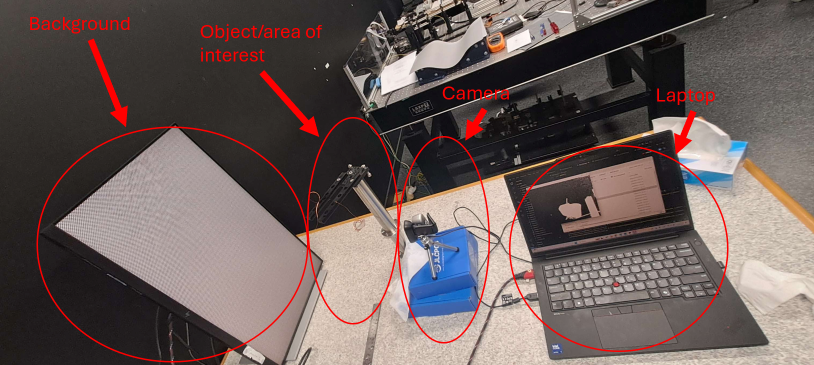
#> input picture img/setup.png, 1628 x 730 px, given in place of the camera (shown at 1/2 size)
$ python fcd_live.py   (older library calls are emulated)
#> lines starting #> are read from the running program, lines starting #| are printed output that depends on the picture; after the words box and inside, x2 and y2 are one past the last pixel; in counts of white or black regions, pixels touching at a corner belong together
### findorthcarrierpks.py
import numpy as np
import scipy.signal.windows as sigWin

from utils.kvec import kvec
from utils.findpeaks2 import findpeaks2

from check_isclose import save_array

def findorthcarrierpks(Iref, kmin, kmax, thresh = None, usehamming = False):
    """
    Args:
        Iref: 2D periodic reference pattern
        kmin, kmax: Search range to kmin < |k| <kmax
        thresh: Threshold value for peak detection as a  fraction of the maximum in the search range

    Return:
        kr, ku: locations of the two peaks in k-space that maximses the normalised cross product kr x ku/|ku| among the four strongest peaks detected within the range

    """
    Iref = Iref.astype(np.float64)
    rows, cols = Iref.shape

    Iref = Iref - np.mean(Iref)

    if ((usehamming) or (thresh is None)) :
        wr = sigWin.hamming(rows, False)
        wc = sigWin.hamming(cols, False)

        w2d = np.outer(wr, wc)

        f_h = np.abs(np.fft.fftshift(np.fft.fft2(Iref * w2d)))
    else:
        f_h = abs(np.fft.fftshift(np.fft.fft2(Iref)))

    kx = np.fft.fftshift(kvec(cols))
    ky = np.fft.fftshift(kvec(rows))
    kxgrid, kygrid = np.meshgrid(kx, ky)

    k2 = kxgrid **2 + kygrid **2

    f_h[(k2>kmax**2) | (k2<=kmin**2)] = 0

    if thresh is None:
        thresh = 0.5 * np.max(f_h.ravel())
    else:
        thresh = thresh * np.max(f_h.ravel())

    peakrows, peakcols, _ = findpeaks2(f_h, thresh, 4, True)

    if ((peakrows.size < 4) or (np.any(np.isnan(peakrows))) or (np.any(np.isnan(peakrows)))):
        raise ReferenceError("Could not detect carrier signal")

    f1_peakrows = np.floor(peakrows)
    f1_peakcols = np.floor(peakcols)

    alphar = peakrows - f1_peakrows
    alphac = peakcols - f1_peakcols
    kyPeaks = (1 - alphar) * ky[f1_peakrows.astype(np.int64)] + alphar * ky[f1_peakrows.astype(np.int64) + 1]
    kxPeaks = (1 - alphac) * kx[f1_peakcols.astype(np.int64)] + alphac * kx[f1_peakcols.astype(np.int64) + 1]

    peakAngles = np.arctan2(kyPeaks, kxPeaks)

    krInd = np.argmin(np.abs(peakAngles))
    kr = np.array([kxPeaks[krInd], kyPeaks[krInd]])

    kuInd = np.argmax((kr[0] * kyPeaks - kr[1] * kxPeaks / np.sqrt(kxPeaks **2 + kyPeaks **2)))
    ku = [kxPeaks[kuInd], kyPeaks[kuInd]]

    return kr, ku

### utils/kvec.py
import numpy as np
# [9 lines left out: function kvec, not called in this run]

### utils/findpeaks2.py
import numpy as np
import cv2

def findpeaks2(A: np.array, thresh, n, subpixel = True):
    rows, cols = A.shape

    A_masked = (A > thresh).astype(np.uint8)
    numObjects, labels, stats, centroids = cv2.connectedComponentsWithStats(A_masked, 8, cv2.CV_32S)

    vals = np.zeros((1, numObjects-1))
    inds = np.zeros((1, numObjects-1), dtype=np.int64)

    for i in range(1, numObjects):  # skip background (label 0)
        ids = np.flatnonzero(labels == i)
        regionalMaxId = np.argmax(A.flat[ids])
        vals[0, i-1] = A.flat[ids[regionalMaxId]]
        inds[0, i-1] = ids[regionalMaxId]

    # convert linear indices back to subscripts (r, c)
    r, c = np.unravel_index(inds, (rows, cols))

    # Remove border peaks
    borderpks = (r == 0) | (r == rows-1) | (c == 0) | (c == cols-1)
    r = r[~borderpks]
    c = c[~borderpks]
    vals = vals[~borderpks]
    inds = inds[~borderpks]

    # Sort peaks by height descending
    order = np.argsort(-vals, kind='stable')
    r = r[order]
    c = c[order]
    vals = vals[order]
    inds = inds[order]

    # Keep top n peaks
    if n < len(inds):
        r = r[:n]
        c = c[:n]
        vals = vals[:n]
        inds = inds[:n]

    # Subpixel Gaussian peak fitting
    if subpixel:

        lv = A.flat[inds - rows]   # left neighbor
        rv = A.flat[inds + rows]   # right neighbor
        tv = A.flat[inds - 1]      # top neighbor
        bv = A.flat[inds + 1]      # bottom neighbor

        def subpxpeak(ii, iiv, lv, rv):
            return ii - 0.5 * ((np.log(rv) - np.log(lv)) / (np.log(lv) + np.log(rv) - 2 * np.log(iiv)))

        c = subpxpeak(c, vals, lv, rv)
        r = subpxpeak(r, vals, tv, bv)

    return r, c, vals

### fcd_live.py
import numpy as np
import scipy.signal.windows as sigWin
import cv2
from datetime import datetime

from getcarrier import Carrier, getcarrier
from findorthcarrierpks import findorthcarrierpks
from check_isclose import save_array
from utils.kvec import kvec
from fcd_dispfield import fcd_dispfield

START_FRAME = 1
CAMERA_CALIBRATED = False
CAMERA_NUMBER = 2

TOP_CUT = 160
BOTTTOM_CUT = 0
LEFT_CUT = 500
RIGHT_CUT = 270

def crop_frame(frame):
    """Crop frame using global cut values."""
    h, w = frame.shape[:2]
    return frame[TOP_CUT:h-BOTTTOM_CUT, LEFT_CUT:w-RIGHT_CUT]

def load_camera_calibration(frame):
    try:
        camera_matrix = np.loadtxt('./CameraCalibrationData/Logi_camera/camera_matrix.npy')
        distortion_coeff = np.loadtxt('./CameraCalibrationData/Logi_camera/distortion_coeff.npy')
        h, w = frame.shape[:2]
        new_camera_matrix, roi = cv2.getOptimalNewCameraMatrix(camera_matrix, distortion_coeff, (w,h), 1, (w,h))
        mapx, mapy = cv2.initUndistortRectifyMap(camera_matrix, distortion_coeff, None, new_camera_matrix, (w,h), cv2.CV_16SC2)

    except:
        raise FileExistsError("Missing Camera Matrices and Distortion Files.")

    return camera_matrix, distortion_coeff, new_camera_matrix, roi

def analyse_Iref(Iref):
        # grayFrame = cv2.cvtColor(Iref_colour, cv2.COLOR_BGR2GRAY)
        # print(grayFrame)
        # Iref = grayFrame
        rows, cols = Iref.shape
        kr, ku = findorthcarrierpks(Iref, 4 * np.pi /np.min(Iref.shape), np.inf)
        krad = np.sqrt(np.sum((kr-ku)**2))/2
        fIref = np.fft.fft2(Iref)
        cr = getcarrier(fIref, kr, krad)
        cu = getcarrier(fIref, ku, krad)

        kxvec = np.fft.fftshift(kvec(cols))
        kyvec = np.fft.fftshift(kvec(rows))
        wr = sigWin.hann(rows, sym = False)
        wc = sigWin.hann(cols, sym = False)
        win2d = np.outer(wr, wc)

        fftIm = np.fft.fftshift(np.abs(np.fft.fft2((Iref-np.mean(Iref)) * win2d)))
        return cr, cu, kr

def main():
    frame_count = 0
    # cap = cv2.VideoCapture(2)
    cap = cv2.VideoCapture(CAMERA_NUMBER)
    cap.set(cv2.CAP_PROP_FRAME_WIDTH, 1920)
    cap.set(cv2.CAP_PROP_FRAME_HEIGHT, 1080)
    if not cap.isOpened():
        print("Cannot open camera")
        exit()

    while (frame_count <= START_FRAME):
        ret, frame = cap.read()
#> frame is the input picture: shape (730, 1628, 3); mean B, G, R 90, 92.4, 106
        if not ret:
            print("Can't receive frame (stream end?). Exiting ...")
            break
        frame_count += 1
        if frame_count == START_FRAME:
            if CAMERA_CALIBRATED:
                camera_matrix, distortion_coeff, new_camera_matrix, roi = load_camera_calibration(frame)
                frame = cv2.undistort(frame, camera_matrix, distortion_coeff, None, new_camera_matrix)  # Undistort the image.
                x,y,w,h = roi
                frame = frame[y:y+h, x:x+w]
            grayFrame = cv2.cvtColor(frame, cv2.COLOR_BGR2GRAY)
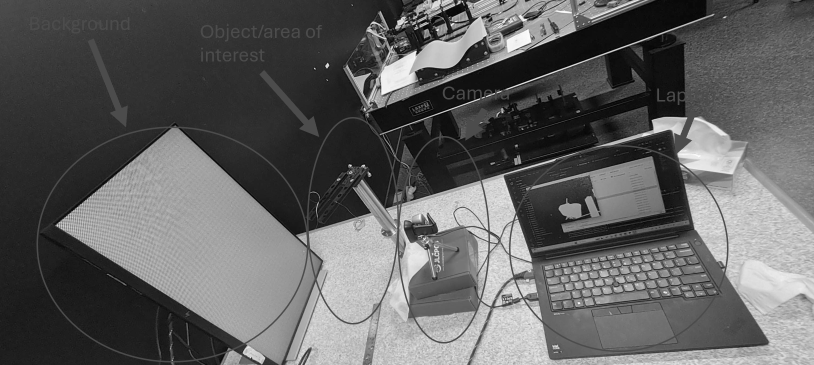
#> grayFrame: shape (730, 1628) (shown at 1/2 size); min 0, max 255, mean 96.2
            grayFrame = crop_frame(grayFrame)
#> in crop_frame, `return frame[TOP_CUT:h-BOTTTOM_CUT, LEFT_CUT:w-RIGHT_CUT]`:
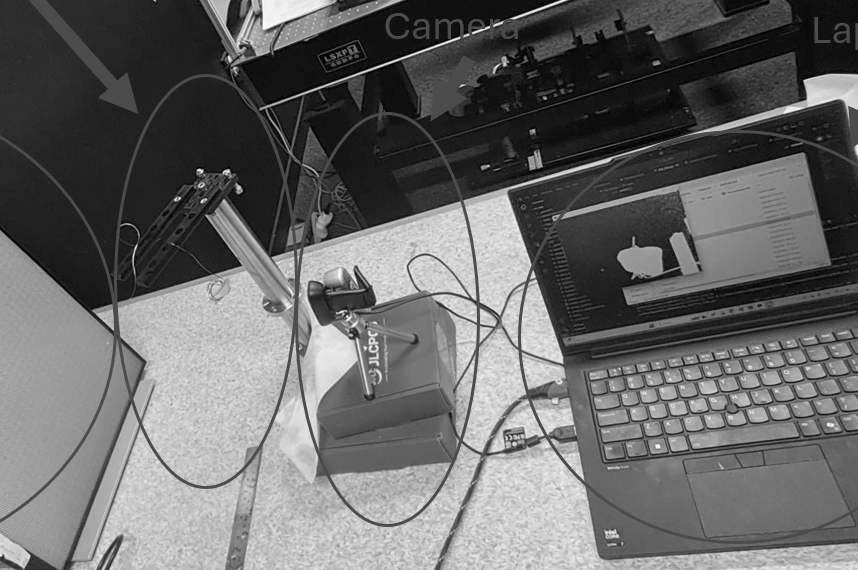
#> returned value: shape (570, 858); min 0, max 254, mean 104
            cr, cu, kr = analyse_Iref(grayFrame)
#> in findorthcarrierpks, `f_h[(k2>kmax**2) | (k2<=kmin**2)] = 0`: f_h: shape (570, 858) float64; min 0, max 2310055, mean 4310.5
#> in findorthcarrierpks, `thresh = 0.5 * np.max(f_h.ravel())`: thresh = 1155027.5
#> in findpeaks2, `A_masked = (A > thresh).astype(np.uint8)`:
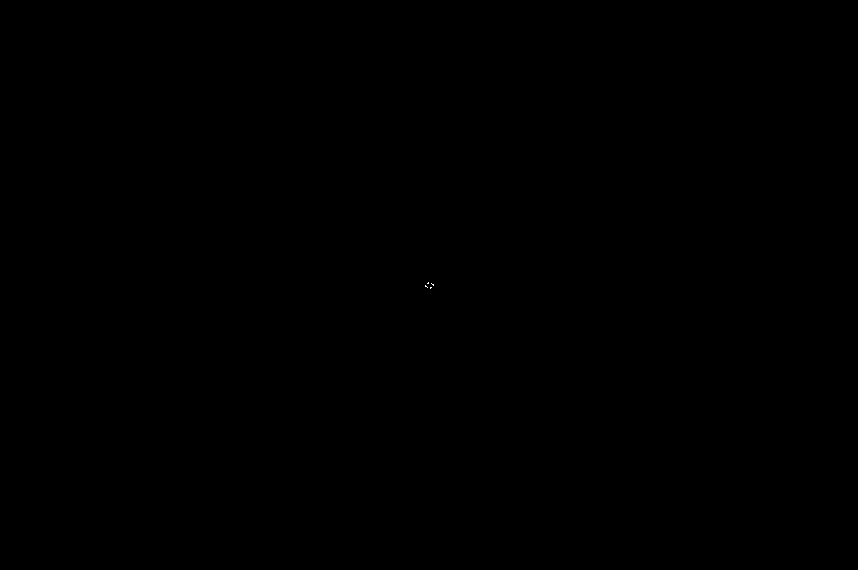
#> A_masked: shape (570, 858); values 0 (black) and 1 (white), 0% white in thin lines or dots, all inside (x1, y1, x2, y2) = (425, 282, 434, 289)
#> in findpeaks2, `numObjects, labels, stats, centroids = cv2.connectedComponentsWithStat..`: labels: shape (570, 858) int32; 5 distinct labels, from 0 to 4
#> in findpeaks2, `numObjects, labels, stats, centroids = cv2.connectedComponentsWithStat..`: numObjects = 5; stats = [[0, 0, 858, 570, 489046], [427, 282, 2, 2, 3], [431, 283, 3, 3, 4], [425, 285, 3, 3, 4], [430, 287, 2, 2, 3]]; centroids = [[428.5, 284.5], [427.7, 282.7], [432.2, 284], [425.8, 286], [430.3, 287.3]]
#> the loop in findpeaks2, `for i in range(1, numObjects):` made 4 passes
#> (ids, regionalMaxId) on passes 1 to 4: ([242384, 243241, 243242], 2), ([243245, 244104, 244105, 244963], 1), ([244955, 245813, 245814, 246673], 2), ([246676, 246677, 247534], 0)
#> after the loop in findpeaks2, `for i in range(1, numObjects):`: inds = [[243242, 244104, 245814, 246676]]; vals = [[2310055, 1792656.9, 1792656.9, 2310055]]
#> in findpeaks2, `r, c = np.unravel_index(inds, (rows, cols))`: r = [[283, 284, 286, 287]]; c = [[428, 432, 426, 430]]
#> in findpeaks2, `borderpks = (r == 0) | (r == rows-1) | (c == 0) | (c == cols-1)`: borderpks = [[False, False, False, False]]
#> in findpeaks2, `r = r[~borderpks]`: r = [283, 284, 286, 287]
#> in findpeaks2, `c = c[~borderpks]`: c = [428, 432, 426, 430]
#> in findpeaks2, `vals = vals[~borderpks]`: vals = [2310055, 1792656.9, 1792656.9, 2310055]
#> in findpeaks2, `inds = inds[~borderpks]`: inds = [243242, 244104, 245814, 246676]
#> in findpeaks2, `order = np.argsort(-vals, kind='stable')`: order = [0, 3, 2, 1]
#> in findpeaks2, `r = r[order]`: r = [283, 287, 286, 284]
#> in findpeaks2, `c = c[order]`: c = [428, 430, 426, 432]
#> in findpeaks2, `vals = vals[order]`: vals = [2310055, 2310055, 1792656.9, 1792656.9]
#> in findpeaks2, `inds = inds[order]`: inds = [243242, 246676, 245814, 244104]
#> in findpeaks2, `lv = A.flat[inds - rows]`: lv = [805.3, 2024.6, 1467.1, 1172.4]
#> in findpeaks2, `rv = A.flat[inds + rows]`: rv = [2024.6, 805.3, 1172.4, 1467.1]
#> in findpeaks2, `tv = A.flat[inds - 1]`: tv = [1302359.2, 0, 1338700.2, 0]
#> in findpeaks2, `bv = A.flat[inds + 1]`: bv = [0, 1302359.2, 0, 1338700.2]
#> in findpeaks2, `r = subpxpeak(r, vals, tv, bv)`: r = [nan, nan, nan, nan]
#> in findorthcarrierpks, `peakrows, peakcols, _ = findpeaks2(f_h, thresh, 4, True)`: peakcols = [428, 430, 426, 432]

            # resultFrame = cv2.

            min_disp = 0
            max_disp = (np.pi/np.sqrt(np.sum(kr**2)) / 6).astype(np.float64)
            disp_range = max_disp - min_disp

    while True:
        start_time = datetime.now()
        # Capture frame-by-frame
        ret, Idef = cap.read()
        # print(Idef.shape)

        # if frame is read correctly ret is True
        if not ret:
            print("Can't receive frame (stream end?). Exiting ...")
            break

        if CAMERA_CALIBRATED:
            Idef = cv2.undistort(Idef, camera_matrix, distortion_coeff, None, new_camera_matrix)  # Undistort the image.
            x,y,w,h = roi
            Idef = Idef[y:y+h, x:x+w]

        # Our operations on the frame come here
        Idef = cv2.cvtColor(Idef, cv2.COLOR_BGR2GRAY)
        Idef = crop_frame(Idef)
        # Display the resulting frame

        u, v = fcd_dispfield(np.fft.fft2(Idef), cr, cu, False)
        # save_array(kxvec)

        nrmU = np.sqrt(u**2 + v**2)


        nrmU /= disp_range
        # print(type(nrmU))
        nrmU = cv2.medianBlur(nrmU.astype(np.float32), ksize=5)
        # nrmU = cv2.normalize(nrmU, None, 0, 255, cv2.NORM_MINMAX)
        # print(frame_count)
        end_time = datetime.now()
        FPS = (end_time - start_time).total_seconds() # Seconds
        print(1/FPS)
        cv2.namedWindow('frame', cv2.WINDOW_NORMAL)
        cv2.setWindowProperty('frame', cv2.WND_PROP_AUTOSIZE, cv2.WINDOW_AUTOSIZE)
        # cv2.imshow('frame', nrmU)
        cv2.imshow('frame', nrmU)
        if cv2.waitKey(1) == ord('q'):
            # print(nrmU)
            break
        elif cv2.waitKey(1) == ord('r'):
            # print("TODO: implement reset of Iref")
            cr, cu, kr = analyse_Iref(Idef)
            print("Iref Reset")
        elif cv2.waitKey(1) == ord("o"):
            max_disp = max_disp / 1.25
            disp_range = max_disp - min_disp
            print(f"Reduced range: Max = {max_disp}")
        elif cv2.waitKey(1) == ord("p"):
            max_disp *= 1.25
            disp_range = max_disp - min_disp
            print(f"Increased range Max = {max_disp}")


if __name__ == "__main__":
#> (the run stopped early here; a loop or call above may not have finished)
